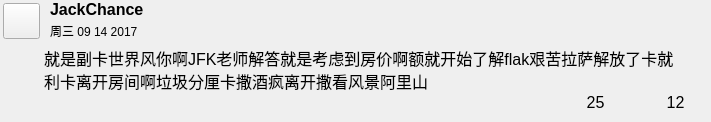
<?xml version="1.0" encoding="UTF-8"?>
<ui version="4.0">
 <class>AnswerListItem</class>
 <widget class="QWidget" name="AnswerListItem">
  <property name="geometry">
   <rect>
    <x>0</x>
    <y>0</y>
    <width>711</width>
    <height>122</height>
   </rect>
  </property>
  <property name="windowTitle">
   <string>Form</string>
  </property>
  <widget class="QPushButton" name="pushButton">
   <property name="geometry">
    <rect>
     <x>3</x>
     <y>3</y>
     <width>37</width>
     <height>36</height>
    </rect>
   </property>
   <property name="styleSheet">
    <string notr="true">border-image: url(:/Resource/head_pic1.png);</string>
   </property>
   <property name="text">
    <string/>
   </property>
  </widget>
  <widget class="QLabel" name="label_answer_name">
   <property name="geometry">
    <rect>
     <x>50</x>
     <y>-3</y>
     <width>101</width>
     <height>24</height>
    </rect>
   </property>
   <property name="font">
    <font>
     <pointsize>12</pointsize>
     <weight>75</weight>
     <bold>true</bold>
    </font>
   </property>
   <property name="styleSheet">
    <string notr="true">background-color: rgb(255, 255, 255,0%);</string>
   </property>
   <property name="text">
    <string>JackChance</string>
   </property>
  </widget>
  <widget class="QTextBrowser" name="textBrowser_answer_detail">
   <property name="geometry">
    <rect>
     <x>40</x>
     <y>42</y>
     <width>651</width>
     <height>75</height>
    </rect>
   </property>
   <property name="font">
    <font>
     <pointsize>12</pointsize>
    </font>
   </property>
   <property name="styleSheet">
    <string notr="true">background-color: rgb(85, 170, 255,0%);</string>
   </property>
   <property name="frameShape">
    <enum>QFrame::NoFrame</enum>
   </property>
   <property name="html">
    <string>&lt;!DOCTYPE HTML PUBLIC &quot;-//W3C//DTD HTML 4.0//EN&quot; &quot;http://www.w3.org/TR/REC-html40/strict.dtd&quot;&gt;
&lt;html&gt;&lt;head&gt;&lt;meta name=&quot;qrichtext&quot; content=&quot;1&quot; /&gt;&lt;style type=&quot;text/css&quot;&gt;
p, li { white-space: pre-wrap; }
&lt;/style&gt;&lt;/head&gt;&lt;body style=&quot; font-family:'SimSun'; font-size:12pt; font-weight:400; font-style:normal;&quot;&gt;
&lt;p style=&quot; margin-top:0px; margin-bottom:0px; margin-left:0px; margin-right:0px; -qt-block-indent:0; text-indent:0px;&quot;&gt;就是副卡世界风你啊JFK老师解答就是考虑到房价啊额就开始了解flak艰苦拉萨解放了卡就利卡离开房间啊垃圾分厘卡撒酒疯离开撒看风景阿里山&lt;/p&gt;&lt;/body&gt;&lt;/html&gt;</string>
   </property>
  </widget>
  <widget class="QLabel" name="label_answer_time">
   <property name="geometry">
    <rect>
     <x>50</x>
     <y>20</y>
     <width>181</width>
     <height>21</height>
    </rect>
   </property>
   <property name="font">
    <font>
     <pointsize>9</pointsize>
    </font>
   </property>
   <property name="styleSheet">
    <string notr="true">background-color: rgb(255, 255, 255,0%);</string>
   </property>
   <property name="text">
    <string>周三 09 14 2017</string>
   </property>
  </widget>
  <widget class="QPushButton" name="pushButton_diss">
   <property name="geometry">
    <rect>
     <x>620</x>
     <y>96</y>
     <width>30</width>
     <height>25</height>
    </rect>
   </property>
   <property name="styleSheet">
    <string notr="true">border-image: url(:/Resource/diss_unclicked.png);
background-color: rgb(255, 255, 255,0%);
border-radius:0px;</string>
   </property>
   <property name="text">
    <string/>
   </property>
  </widget>
  <widget class="QPushButton" name="pushButton_praise">
   <property name="geometry">
    <rect>
     <x>544</x>
     <y>92</y>
     <width>30</width>
     <height>24</height>
    </rect>
   </property>
   <property name="autoFillBackground">
    <bool>false</bool>
   </property>
   <property name="styleSheet">
    <string notr="true">background-color: rgb(255, 255, 255,0%);
border-radius:0px;
border-image: url(:/Resource/praise_unclick.png);</string>
   </property>
   <property name="text">
    <string/>
   </property>
   <property name="autoDefault">
    <bool>false</bool>
   </property>
  </widget>
  <widget class="QLabel" name="label__number_praise">
   <property name="geometry">
    <rect>
     <x>570</x>
     <y>92</y>
     <width>51</width>
     <height>21</height>
    </rect>
   </property>
   <property name="font">
    <font>
     <pointsize>12</pointsize>
    </font>
   </property>
   <property name="styleSheet">
    <string notr="true">background-color: rgb(255, 255, 255,0%);</string>
   </property>
   <property name="text">
    <string>25</string>
   </property>
   <property name="alignment">
    <set>Qt::AlignCenter</set>
   </property>
  </widget>
  <widget class="QLabel" name="label_diss_number">
   <property name="geometry">
    <rect>
     <x>650</x>
     <y>92</y>
     <width>51</width>
     <height>21</height>
    </rect>
   </property>
   <property name="font">
    <font>
     <pointsize>12</pointsize>
    </font>
   </property>
   <property name="styleSheet">
    <string notr="true">background-color: rgb(255, 255, 255,0%);</string>
   </property>
   <property name="text">
    <string>12</string>
   </property>
   <property name="alignment">
    <set>Qt::AlignCenter</set>
   </property>
  </widget>
 </widget>
 <resources/>
 <connections/>
</ui>
